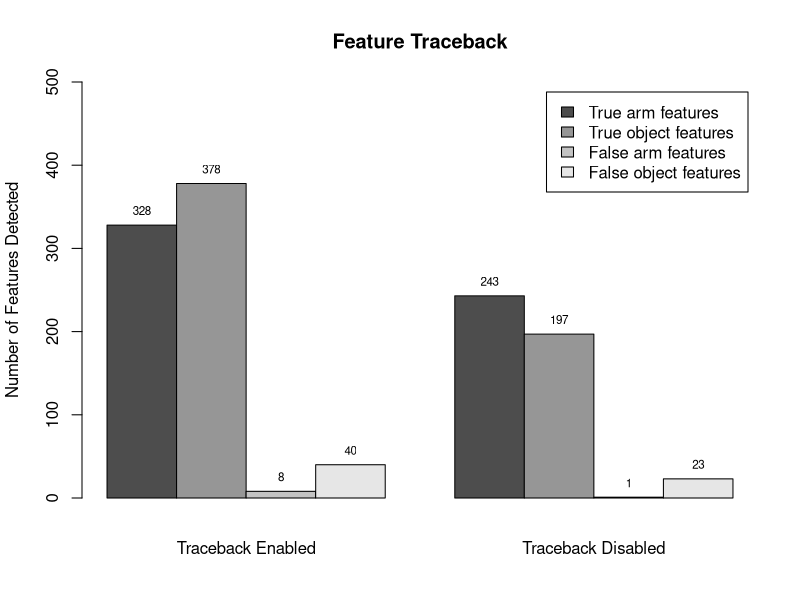

Recreate this plot in R.

d <- read.table("total.dat", header=TRUE, sep=",")

# create a two row matrix with x and y
height <- rbind(d[,1], d[,2], d[,3], d[,4])
height = height/4.0 # 4 objects tested, so div by 3
height = ceiling(height)

# Use height and set 'beside = TRUE' to get pairs
# save the bar midpoints in 'mp'
# Set the bar pair labels to A:D
mp <- barplot(height, beside=TRUE, ylim = c(0, 500), ylab="Number of Features Detected", main="Feature Traceback", cex.names=0.8, legend=c("True arm features", "True object features", "False arm features", "False object features"))
text(mp, height, labels = format(height, 4),pos = 3, cex = 0.7)

mtext(1, at = colMeans(mp), text = c("Traceback Enabled", "Traceback Disabled"), line = 2)
